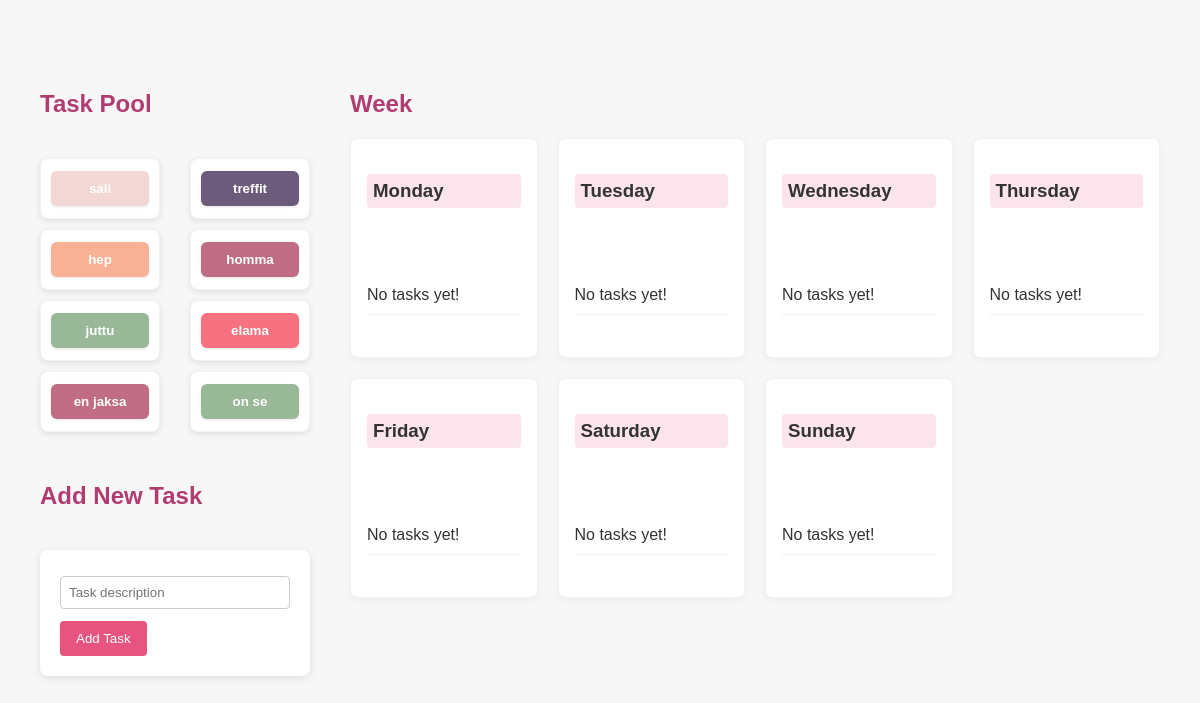
The page /week on the database as committed earlier.
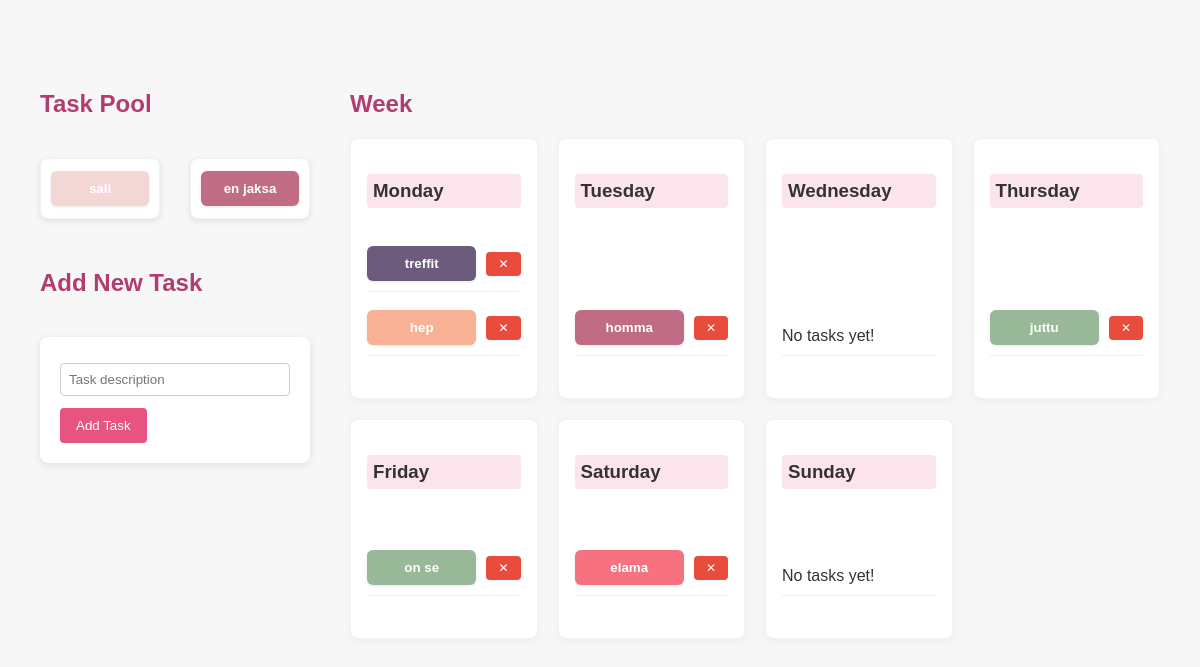
The same page on the database as committed later.
### tables this page shows
CREATE TABLE tasks (
                id INTEGER PRIMARY KEY AUTOINCREMENT,
                task TEXT NOT NULL,
                scheduled_date TEXT
            , color_class TEXT);

### app.py (the view)
@app.route("/week", methods=["GET"])
def week_view():
    all_tasks = get_all_tasks()
    unscheduled_tasks = [
        {"id": t[0], "task": t[1], "color_class": t[3]}
        for t in all_tasks if t[2] is None
    ]
    week_tasks = {day: [] for day in ["Monday", "Tuesday", "Wednesday", "Thursday", "Friday", "Saturday", "Sunday"]}
    for task in all_tasks:
        task_id, task_name, scheduled_date, color_class = task
        if scheduled_date:
            day_name = datetime.fromisoformat(scheduled_date).strftime("%A")
            if day_name in week_tasks:
                week_tasks[day_name].append({
                    "id": task_id,
                    "task": task_name,
                    "color_class": color_class
                })
    return render_template("week.html", unscheduled=unscheduled_tasks, week_tasks=week_tasks)

### database.py (called while the page is built)
def get_all_tasks():
    with sqlite3.connect(DB_NAME) as conn:
        cursor = conn.cursor()
        cursor.execute("SELECT id, task, scheduled_date, color_class FROM tasks ORDER BY scheduled_date")
        return cursor.fetchall()

### templates/week.html (shortened to what this page needs)
<!DOCTYPE html>
<html lang="en">
<head>
    <link rel="stylesheet" href="{{ url_for('static', filename='style.css') }}">
</head>
<body>
<div class="main-layout">
    <div class="task-pool-column">
        <h2>Task Pool</h2>
        <div class="task-pool">
            {% for task in unscheduled %}
            <div class="task-pool-item">
                <button class="task-toggle {{ task.color_class }}" onclick="toggleAssignOptions('{{ task.id }}')">
                    {{ task.task }}
                </button>
            </div>
            {% else %}
                <p>No unscheduled tasks!</p>
            {% endfor %}
        </div>
        <h2>Add New Task</h2>
        <form method="POST" action="/tasks/form-add" class="task-form">
            <input type="text" name="task" placeholder="Task description" required>
            <br>
            <button type="submit">Add Task</button>
        </form>
    </div>
    <div class="week-column">
        <h2>Week</h2>
        <div class="week-view">
            {% for day, tasks in week_tasks.items() %}
            <div class="week-day">
                <h3>{{ day }}</h3>
                <ul>
                    {% for task in tasks %}
                    <li class="task-row">
                        <div class="task-content">
                            <button class="task-toggle {{ task.color_class }}" disabled>
                                {{ task.task }}
                            </button>
                            <form method="POST" action="/tasks/delete/{{ task.id }}">
                                <button type="submit" class="delete-button">✕</button>
                            </form>
                        </div>
                    </li>
                    {% else %}
                    <li>No tasks yet!</li>
                    {% endfor %}
                </ul>
            </div>
            {% endfor %}
        </div>
    </div>
</div>
</body>
</html>

### static/style.css (style rules this page uses)
.color-1 { background-color: #f8b195; }
.color-2 { background-color: #f67280; }
.color-3 { background-color: #c06c84; }
.color-4 { background-color: #6c5b7b; }
.color-6 { background-color: #99b898; }
.color-7 { background-color: #f2d7d5; }
* { box-sizing: border-box; }
body { font-family: Arial, sans-serif; margin: 40px; background-color: #f7f7f7; color: #333; display: flex; flex-direction: column; align-items: center; }
h1, h2 { color: #b03c70; margin-bottom: 10px; }
ul { list-style: none; padding: 0; margin-top: 10px; }
li { padding: 10px 0; border-bottom: 1px solid #eee; }
li:last-child { margin-bottom: 10px; }
input[type="text"] { width: 100%; padding: 8px; margin: 6px 0 12px; border: 1px solid #ccc; border-radius: 4px; }
button { background-color: #e75480; color: white; padding: 10px 16px; border: none; border-radius: 4px; cursor: pointer; transition: background-color 0.2s ease, transform 0.1s ease; }
.delete-button { background-color: #e74c3c; padding: 6px 12px; font-size: 0.75em; line-height: 1; height: auto; }
.task-toggle { color: white; border: none; border-radius: 6px; padding: 10px 14px; width: 100%; cursor: pointer; font-weight: bold; transition: transform 0.2s ease; white-space: nowrap; overflow: hidden; text-overflow: ellipsis; box-shadow: 0 1px 3px rgba(0,0,0,0.1); }
.main-layout { display: flex; gap: 40px; width: 100%; max-width: 1400px; margin-top: 30px; }
.task-pool-column { display: flex; flex-direction: column; gap: 30px; flex: 1; min-width: 200px; }
.week-column { flex: 3; }
.task-pool { display: grid; grid-template-columns: repeat(2, 1fr); gap: 10px 30px; }
.task-pool-item { background-color: white; border-radius: 8px; padding: 12px 10px; box-shadow: 0 2px 6px rgba(0, 0, 0, 0.1); text-align: center; width: 100%; border: 1px solid rgba(0, 0, 0, 0.05); word-wrap: break-word; }
.task-form { padding: 20px; background-color: white; border-radius: 8px; box-shadow: 0 2px 8px rgba(0,0,0,0.1); width: 100%; }
.week-view { display: grid; grid-template-columns: repeat(4, 1fr); gap: 20px; width: 100%; max-width: 1200px; margin-top: 20px; }
.week-day { background-color: white; border-radius: 8px; padding: 16px; box-shadow: 0 2px 8px rgba(0,0,0,0.05); display: flex; flex-direction: column; justify-content: space-between; min-height: 220px; border: 1px solid rgba(0, 0, 0, 0.05); }
.week-day h3 { background-color: #fce4ec; padding: 6px; border-radius: 4px; font-weight: bold; }
.task-row { margin-bottom: 8px; }
.task-content { display: flex; align-items: center; gap: 10px; }
.task-content .task-toggle { flex-grow: 1; width: 100%; }
.task-content form { flex-shrink: 0; }

Rows that differ between the two databases and show on the page:
changed tasks "treffit": moves from the list under "Task Pool" to the list under "Monday"
changed tasks "hep": moves from the list under "Task Pool" to the list under "Monday"
changed tasks "homma": moves from the list under "Task Pool" to the list under "Tuesday"
changed tasks "juttu": moves from the list under "Task Pool" to the list under "Thursday"
changed tasks "on se": moves from the list under "Task Pool" to the list under "Friday"
changed tasks "elama": moves from the list under "Task Pool" to the list under "Saturday"
Other text that changed with them:
list line gone: "No tasks yet!"
